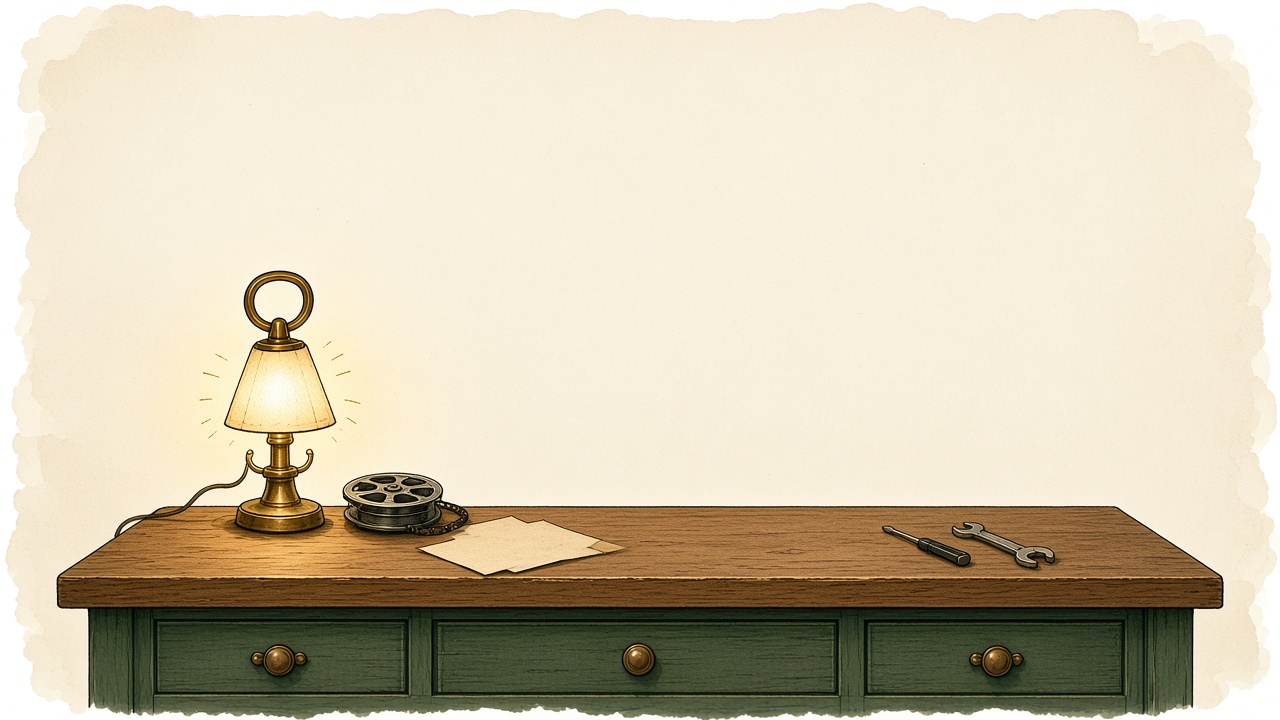
#> input picture assets/source/hero-workshop.jpg, 1280 x 720 px
$ python build_assets.py
#> lines starting #> are read from the running program, lines starting #| are printed output that depends on the picture
"""Rebuild cropped stills and looping GIFs from assets/source."""

import math
from pathlib import Path

import numpy as np
from PIL import Image

ROOT = Path(__file__).resolve().parents[1]
SOURCE = ROOT / "assets" / "source"
OUT = ROOT / "assets"
TARGET_W = 960
FRAMES = 12
DURATION_MS = 220

# Crops are (left, top, right, bottom) on the 1280x720 source paintings.
HERO = {
    "source": "hero-workshop.jpg",
    "still": "hero.jpg",
    "gif": "hero.gif",
    "crop": (0, 230, 1280, 712),
    "lamp": (268, 408, 86, 68),
    "halo": (300, 360, 190, 150),
    "pool": (300, 548, 180, 32),
    "dust": ((390, 270), (460, 330), (340, 240), (510, 390), (430, 450)),
}
LEARN = {
    "source": "learning.jpg",
    "still": "learning.jpg",
    "gif": "learning.gif",
    "crop": (80, 72, 1220, 668),
    "lamp": (1048, 318, 78, 70),
    "halo": (1048, 300, 100, 90),
    "pool": (1040, 478, 120, 22),
    "dust": (),
}
STILLS = (
    {"source": "wdub.jpg", "still": "wdub.jpg", "crop": (150, 96, 1160, 640)},
    {"source": "gmail.jpg", "still": "gmail.jpg", "crop": (145, 48, 1165, 672)},
)


def crop_resize(path, crop):
    image = Image.open(path).convert("RGB")
    left, top, right, bottom = crop
    cropped = image.crop((left, top, right, bottom))
    scale = TARGET_W / cropped.width
    height = int(round(cropped.height * scale))
    if height % 2:
        height += 1
    resized = cropped.resize((TARGET_W, height), Image.Resampling.LANCZOS)
    return np.asarray(resized).astype(np.float32), scale


def place(x, y, crop, scale):
    return (x - crop[0]) * scale, (y - crop[1]) * scale


def ellipse(h, w, cx, cy, rx, ry):
    yy, xx = np.ogrid[:h, :w]
    field = ((xx - cx) / rx) ** 2 + ((yy - cy) / ry) ** 2
    mask = np.clip(1.0 - field, 0.0, 1.0)
    mask *= mask
    mask[field >= 1] = 0
    return mask


def apply_light(base, spec, crop, scale, amount):
    if amount <= 0:
        return base
    height, width = base.shape[:2]
    lx, ly = place(spec["lamp"][0], spec["lamp"][1], crop, scale)
    lamp = ellipse(height, width, lx, ly, spec["lamp"][2] * scale, spec["lamp"][3] * scale)
    hx, hy = place(spec["halo"][0], spec["halo"][1], crop, scale)
    halo = ellipse(height, width, hx, hy, spec["halo"][2] * scale, spec["halo"][3] * scale)
    px, py = place(spec["pool"][0], spec["pool"][1], crop, scale)
    pool = ellipse(height, width, px, py, spec["pool"][2] * scale, spec["pool"][3] * scale)
    out = base.copy()
    luma = out.mean(axis=2, keepdims=True) / 255.0
    # The shade is already near white, so the breath lives on the wall and the wood.
    ink_safe = np.clip((luma - 0.5) / 0.35, 0, 1)
    out *= 1 + lamp[..., None] * amount * 0.16 * ink_safe
    ring = np.clip(halo - lamp, 0, 1)
    out += ring[..., None] * amount * np.array([26.0, 12.0, -4.0])
    out += pool[..., None] * amount * np.array([16.0, 7.0, 0.0])
    return np.clip(out, 0, 255)


def apply_dust(base, spec, crop, scale, phase):
    if not spec["dust"]:
        return base
    out = base.copy()
    height, width = out.shape[:2]
    color = np.array([168.0, 132.0, 86.0], dtype=np.float32)
    for index, (sx, sy) in enumerate(spec["dust"]):
        cx, cy = place(sx, sy, crop, scale)
        cx += math.sin(phase + index * 1.2) * 11
        cy += math.cos(phase * 0.85 + index) * 5
        alpha = 0.36 + 0.22 * math.sin(phase + index * 0.7)
        radius = 2.3 + (index % 3) * 0.4
        reach = int(math.ceil(radius * 3))
        x0 = max(0, int(math.floor(cx)) - reach)
        y0 = max(0, int(math.floor(cy)) - reach)
        x1 = min(width, int(math.floor(cx)) + reach + 1)
        y1 = min(height, int(math.floor(cy)) + reach + 1)
        if x0 >= x1 or y0 >= y1:
            continue
        yy, xx = np.ogrid[y0:y1, x0:x1]
        blob = np.exp(-((xx - cx) ** 2 + (yy - cy) ** 2) / (2 * radius * radius)) * alpha
        blob[blob < 0.02] = 0
        out[y0:y1, x0:x1] = out[y0:y1, x0:x1] * (1 - blob[..., None]) + color * blob[..., None]
    return np.clip(out, 0, 255)


def frames_for(base, spec, crop, scale):
    frames = []
    for index in range(FRAMES):
        phase = 2 * math.pi * index / FRAMES
        breath = (1 - math.cos(phase)) / 2
        image = apply_light(base, spec, crop, scale, breath)
        image = apply_dust(image, spec, crop, scale, phase)
        frames.append(Image.fromarray(image.round().astype(np.uint8), "RGB"))
    return frames


def shared_palette(frames):
    strip = Image.fromarray(np.concatenate([np.asarray(frame) for frame in frames], axis=0), "RGB")
    return strip.quantize(colors=256, method=Image.Quantize.MEDIANCUT, dither=Image.Dither.NONE)


def save_gif(frames, path):
    palette = shared_palette(frames)
    quantized = [frame.quantize(palette=palette, dither=Image.Dither.NONE) for frame in frames]
    quantized[0].save(
        path,
        save_all=True,
        append_images=quantized[1:],
        duration=DURATION_MS,
        loop=0,
        optimize=True,
        disposal=1,
    )


def save_still(array, path):
    Image.fromarray(array.round().astype(np.uint8), "RGB").save(path, quality=90, optimize=True)


def build_animated(spec):
    base, scale = crop_resize(SOURCE / spec["source"], spec["crop"])
#> in crop_resize, image is the input picture: PIL image 1280x720 RGB; mean R, G, B 209.5, 199.2, 176.1
    save_still(base, OUT / spec["still"])
    frames = frames_for(base, spec, spec["crop"], scale)
    save_gif(frames, OUT / spec["gif"])
    print(f"{spec['gif']} {frames[0].size} frames={len(frames)} bytes={ (OUT / spec['gif']).stat().st_size }")


def build_still(spec):
    base, _scale = crop_resize(SOURCE / spec["source"], spec["crop"])
    save_still(base, OUT / spec["still"])
    print(f"{spec['still']} {base.shape[1]}x{base.shape[0]} bytes={(OUT / spec['still']).stat().st_size}")


def main():
    OUT.mkdir(parents=True, exist_ok=True)
    build_animated(HERO)
#> in build_animated, `base, scale = crop_resize(SOURCE / spec["source"], spec["crop"])`: scale = 0.75
#> the loop in frames_for, `for index in range(FRAMES):` made 12 passes
#> pass 2, in ellipse, `mask *= mask`:
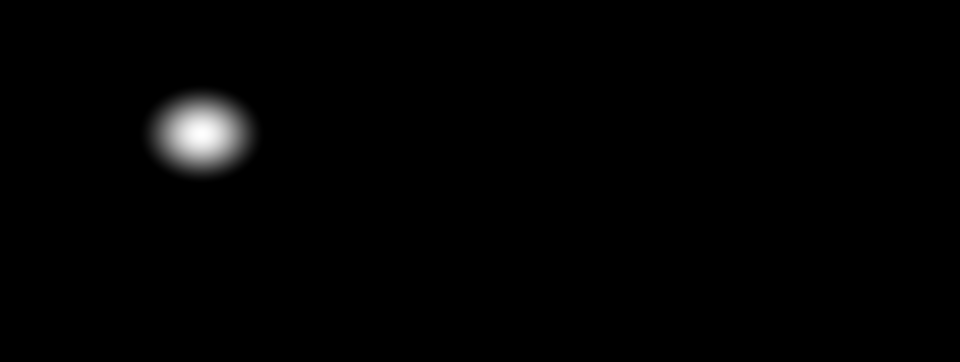
#> mask: shape (362, 960) float64; min 0, max 1, mean 0.00991
#> after the loop in frames_for, `for index in range(FRAMES):`: frames = 12 items
#> in shared_palette, `strip = Image.fromarray(np.concatenate([np.asarray(frame) for frame in..`:
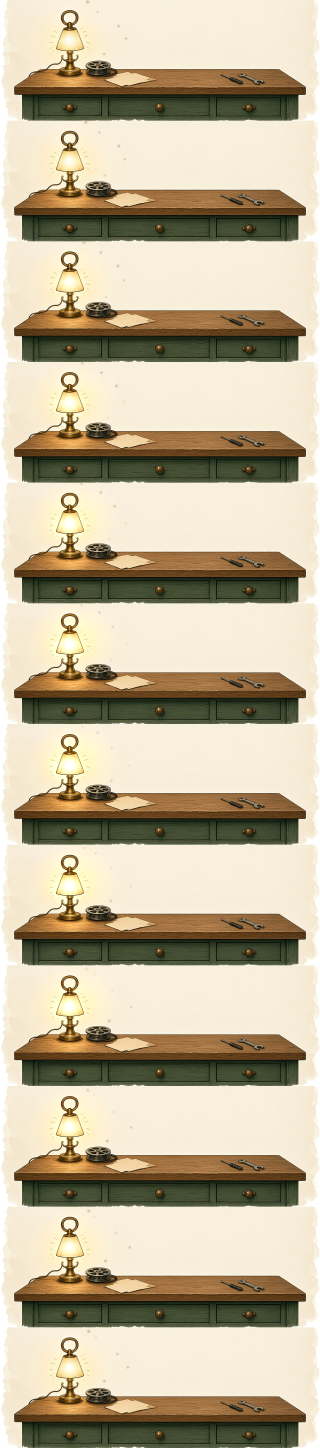
#> strip: PIL image 960x4344 RGB (shown at 1/3 size); mean R, G, B 191.1, 179.6, 153.4
#| hero.gif (960, 362) frames=12 bytes=306660
    build_animated(LEARN)
#> call 2 of crop_resize, with crop = (80, 72, 1220, 668)
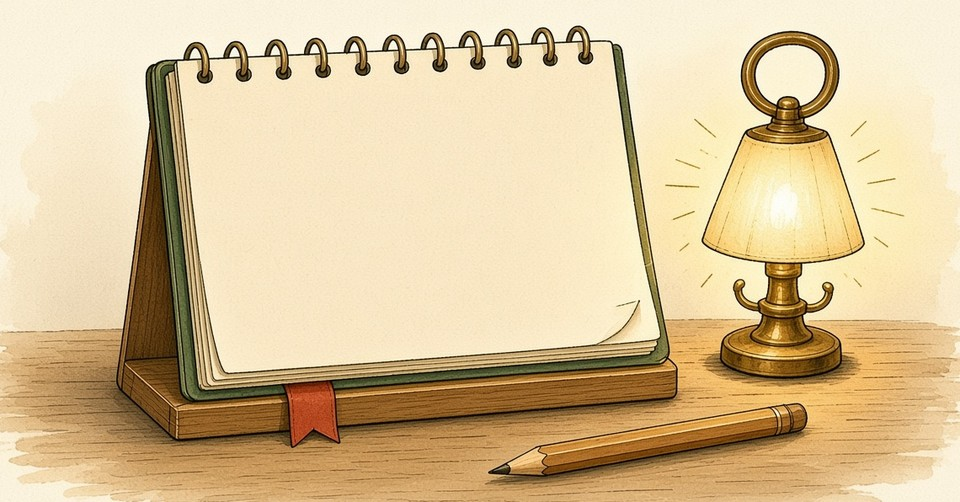
#> input picture assets/learning.jpg, 960 x 502 px, found by its file name
#> in crop_resize, image is the input picture: PIL image 960x502 RGB; mean R, G, B 217.6, 194.4, 153.3
#> in crop_resize (call 2), `cropped = image.crop((left, top, right, bottom))`:
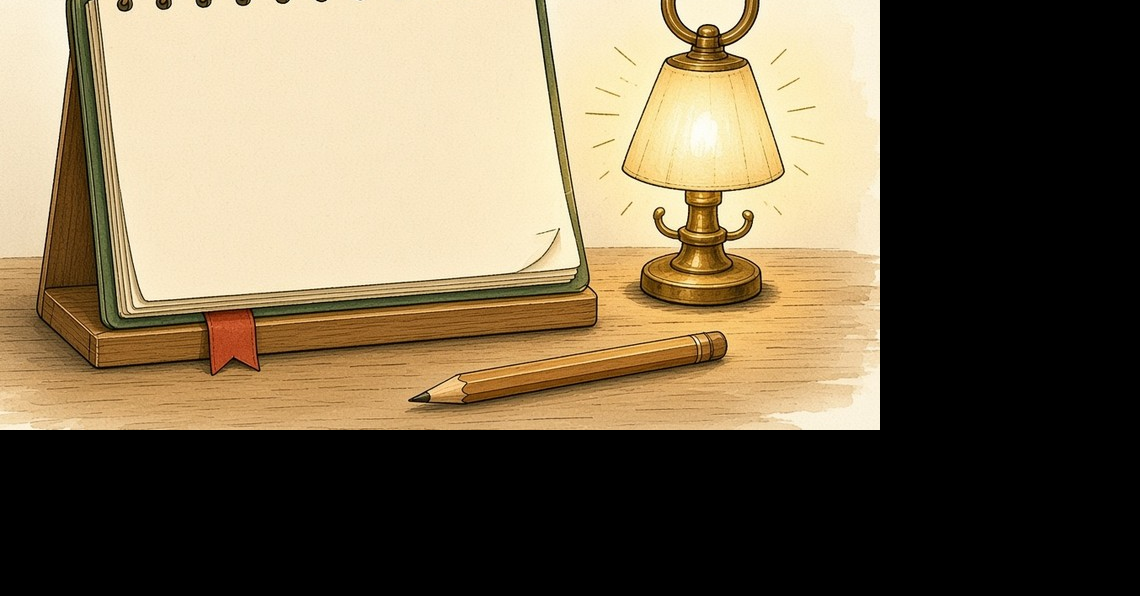
#> cropped: PIL image 1140x596 RGB; mean R, G, B 118.8, 104.4, 79.5
#> the loop in frames_for (call 2), `for index in range(FRAMES):` made 12 passes
#> pass 2, in ellipse (call 34), `mask *= mask`:
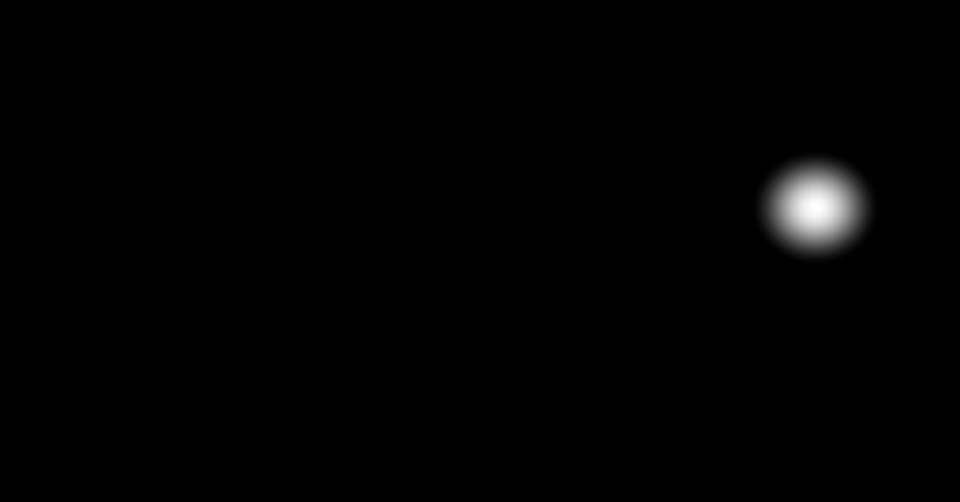
#> mask: shape (502, 960) float64; min 0, max 1, mean 0.00841
#| learning.gif (960, 502) frames=12 bytes=359075
    for spec in STILLS:
        build_still(spec)
#> call 3 of crop_resize, with crop = (150, 96, 1160, 640)
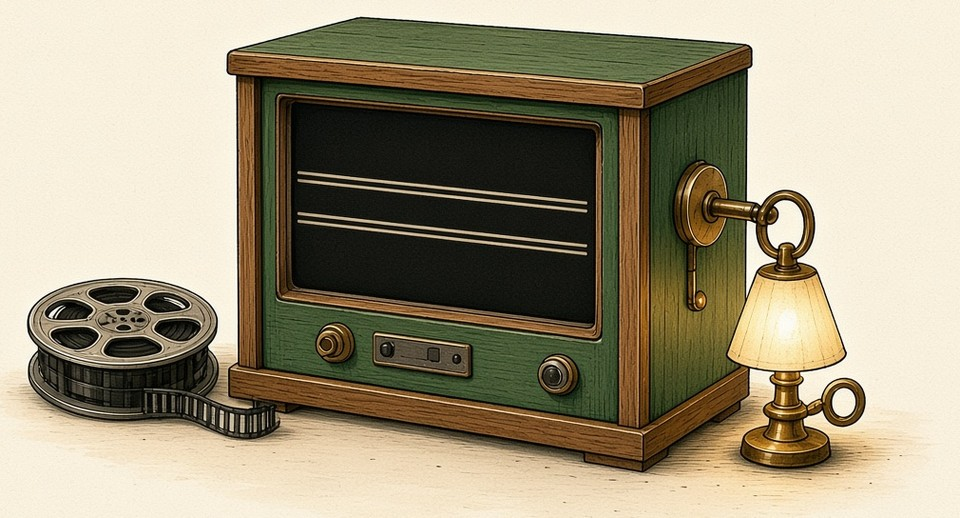
#> input picture assets/wdub.jpg, 960 x 518 px, found by its file name
#> in crop_resize, image is the input picture: PIL image 960x518 RGB; mean R, G, B 159.9, 150.1, 125.7
#> in crop_resize (call 3), `cropped = image.crop((left, top, right, bottom))`:
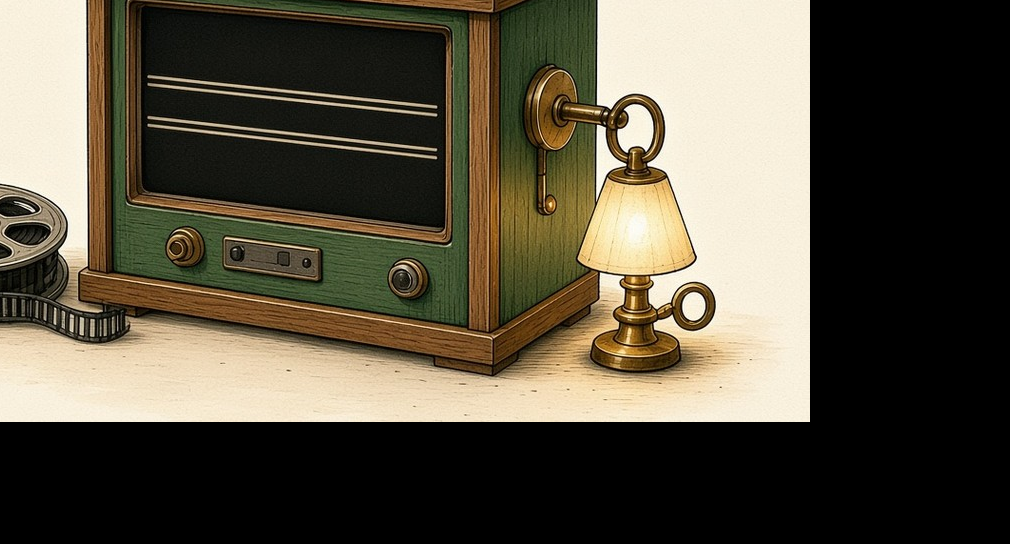
#> cropped: PIL image 1010x544 RGB; mean R, G, B 88.5, 81.8, 66
#| wdub.jpg 960x518 bytes=130747


if __name__ == "__main__":
#> (the run stopped early here; a loop or call above may not have finished)
